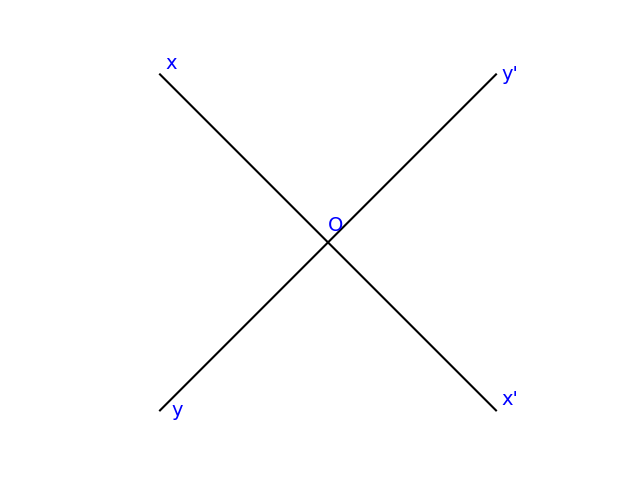

This figure's Python source:
import matplotlib.pyplot as plt

# Set up the plot
fig, ax = plt.subplots()

# Define lines for xx' and yy'
ax.plot([-3, 3], [3, -3], 'k')
ax.plot([-3, 3], [-3, 3], 'k')

ax.text(-2.9, 3.1, 'x', size=14, color='b')
ax.text(3.1, -2.9, "x'", size=14, color='b')
ax.text(-2.8, -3.1, 'y', size=14, color='b')
ax.text(3.1, 2.9, "y'", size=14, color='b')
ax.text(0, 0.2, 'O', size=14, color='b')


ax.grid(False)
ax.set_xticks([])
ax.set_yticks([])

ax.set_xlabel('')
ax.set_ylabel('')

plt.box(False)
plt.show()
